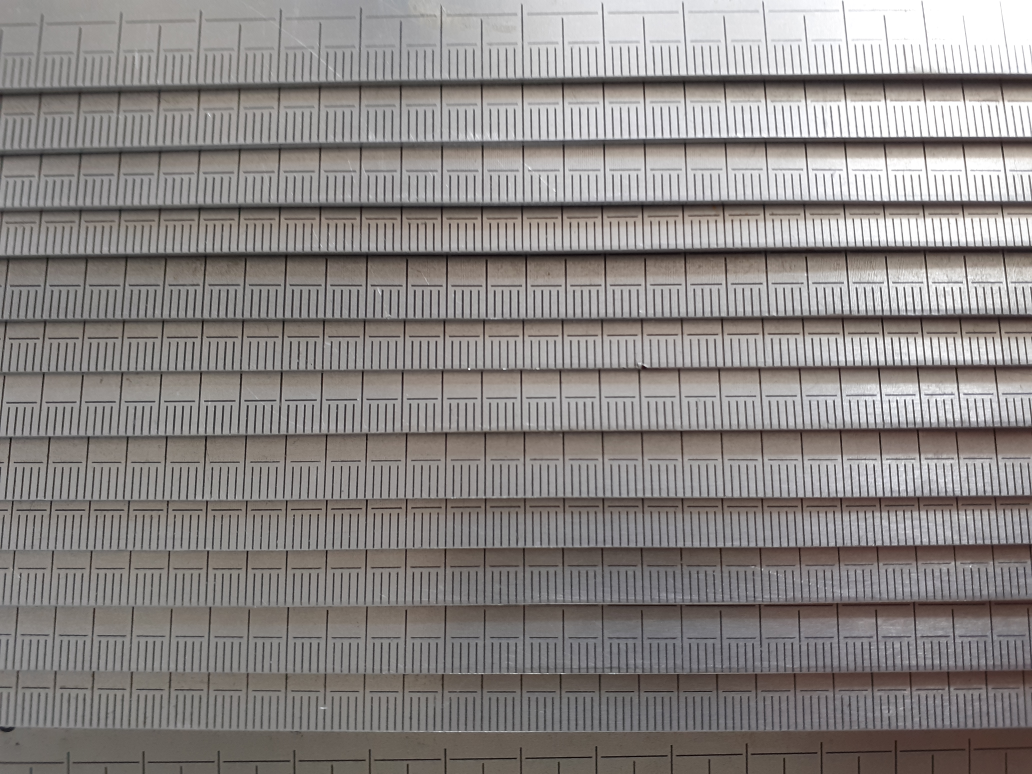
#> input picture im4.jpg, 4128 x 3096 px (shown at 1/4 size)
$ jupyter execute --allow-errors Incertitudes.ipynb   (shell and % lines are left out)
#> lines starting #> are read from the running program, lines starting #| are printed output that depends on the picture
### Mesure des incertitudes des traits d'une règle

première partie importer l'image, la découper et placer les lignes

[cell 1]
import numpy as np
import matplotlib.pyplot as plt
import matplotlib.image as mpimg

def crop(img,lmin,lmax,cmin,cmax):
    return img[lmin:lmax,cmin:cmax,0]


img = mpimg.imread('im4.jpg')
#> img is the input picture: shape (3096, 4128, 3); mean R, G, B 137.9, 133.4, 131.6
plt.figure(figsize=(10,10))
imgcrop = crop(img,1400,5000,1000,2000)
#> in crop, `return img[lmin:lmax,cmin:cmax,0]`:
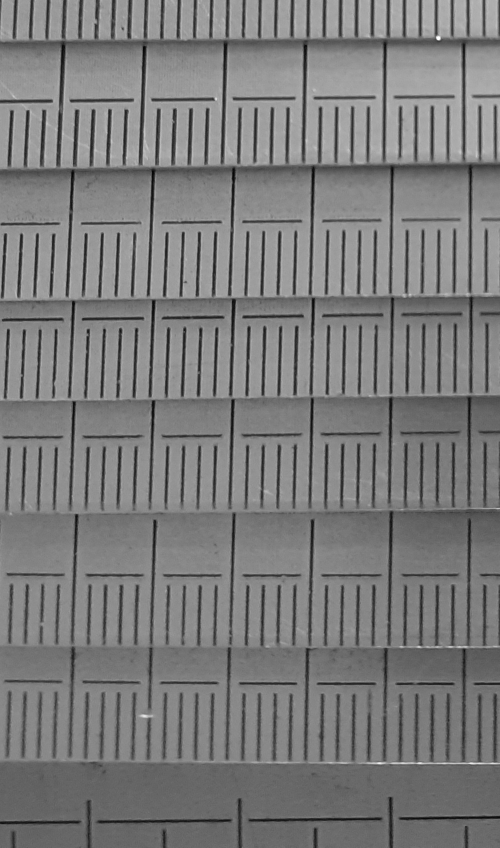
#> returned value: shape (1696, 1000) (shown at 1/2 size); min 1, max 255, mean 123.6
plt.imshow(img[:,:,0])
plt.show()
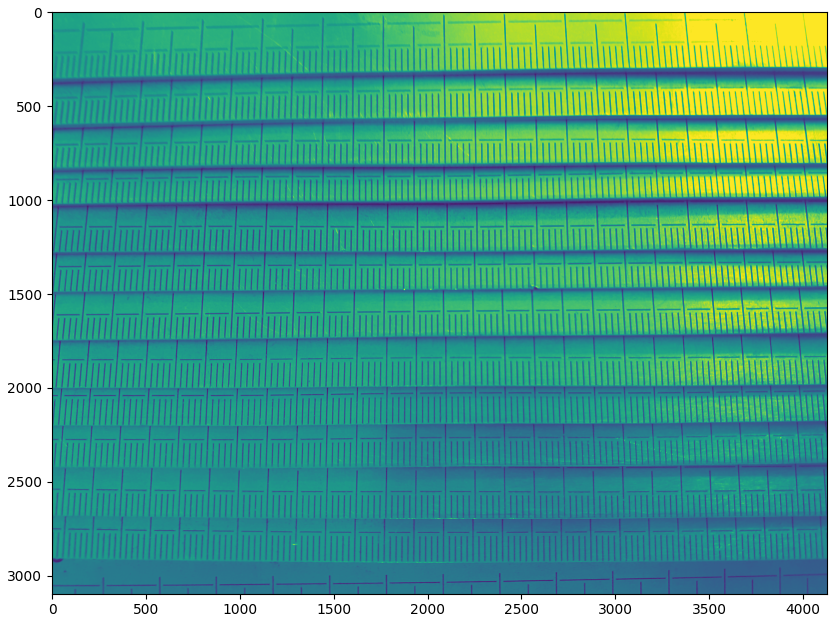
#> figure drawn by matplotlib, 1 panel

plt.figure(figsize=(10,10))
imgcrop = crop(img,500,2500,0,4000)
#> call 2 of crop, with lmin = 500, lmax = 2500, cmin = 0, cmax = 4000
#> in crop (call 2), `return img[lmin:lmax,cmin:cmax,0]`:
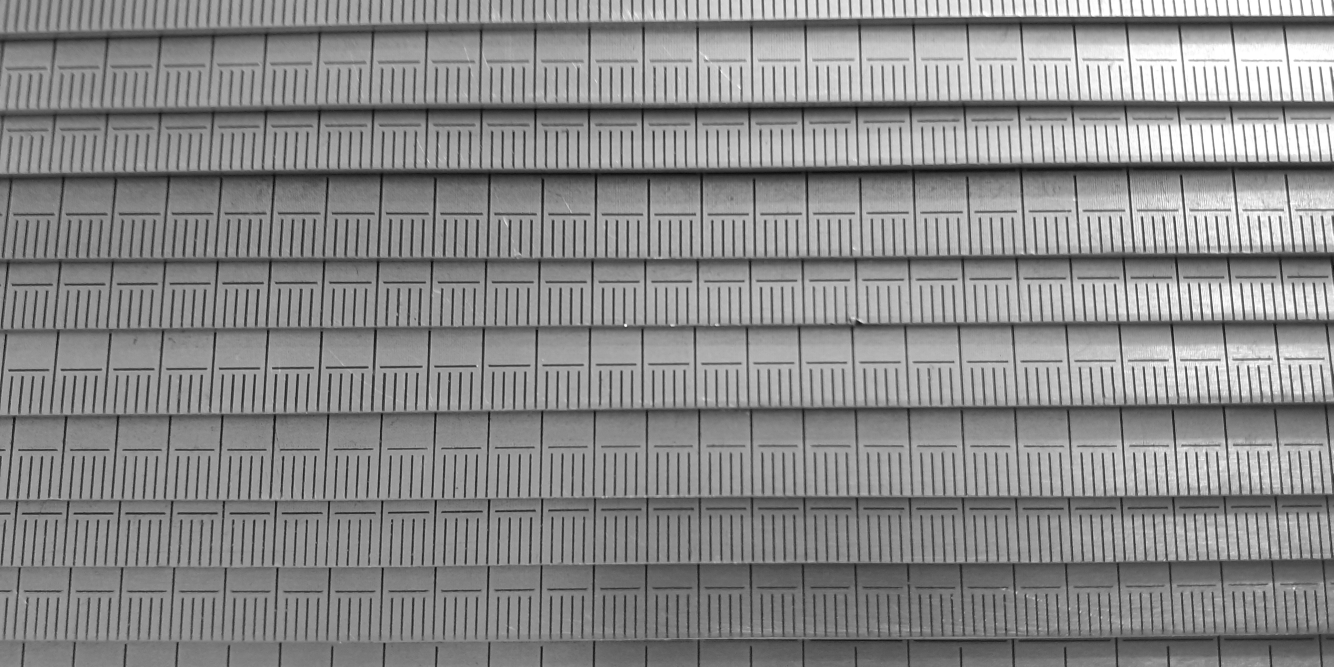
#> returned value: shape (2000, 4000) (shown at 1/3 size); min 1, max 255, mean 137.1
imgcrop = imgcrop.transpose()
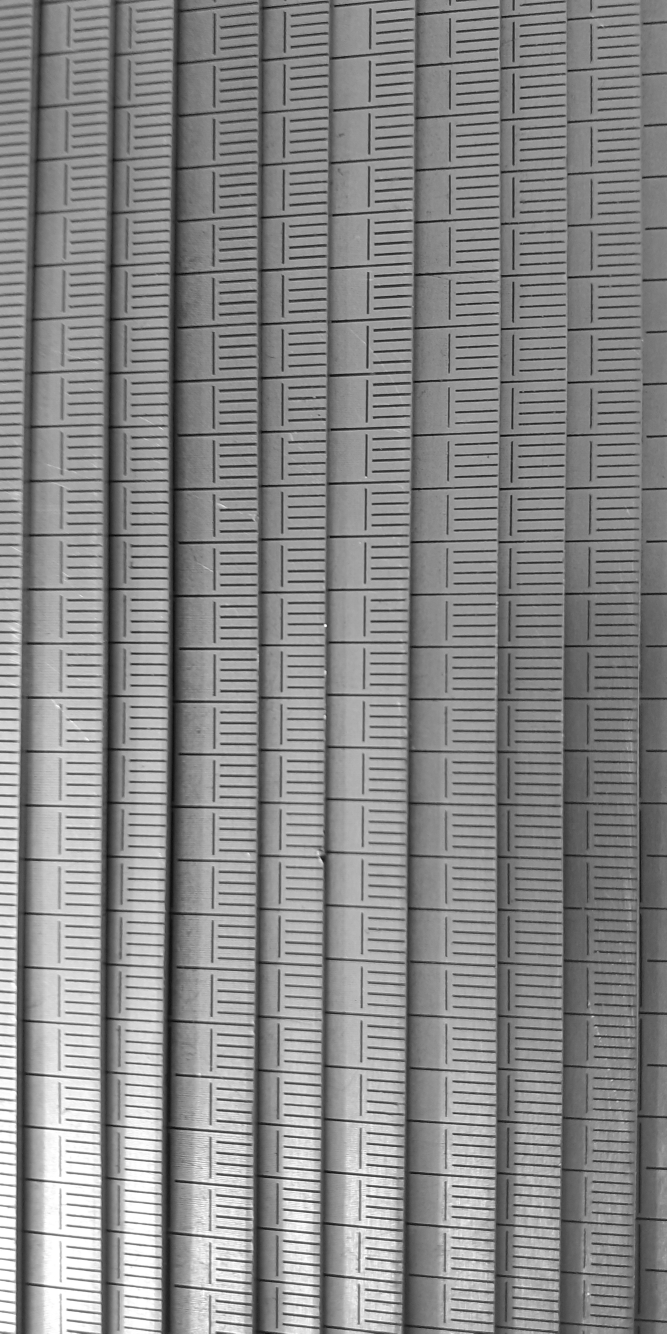
#> imgcrop: shape (4000, 2000) (shown at 1/3 size); min 1, max 255, mean 137.1
plt.imshow(imgcrop)
c1 = 700
c2 = 1150
plt.axvline(c1,color = 'red')
plt.axvline(c2,color = 'blue')
plt.show()
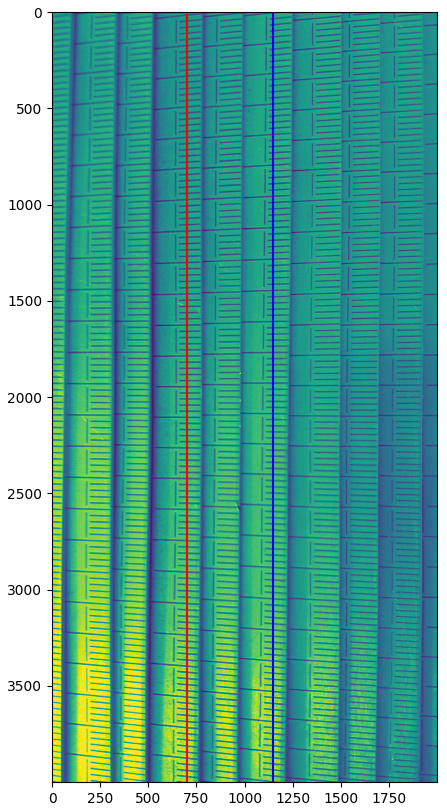
#> figure drawn by matplotlib, 1 panel

[cell 2]
r1 = img[:,c1,0] #rouge
#> r1 = 3096 values, max 191 at index 1717, min 21 at index 3048, mean 128.1
r2 = img[:,c2,0] #bleu
#> r2 = 3096 values, max 181 at index 760, min 21 at index 3044, mean 126.4
r3 = imgcrop[:,c1] #rouge
#> r3 = 4000 values, max 255 at index 3510, min 28 at index 746, mean 152.3
r4 = imgcrop[:,c2] #bleu
#> r4 = 4000 values, max 255 at index 3566, min 29 at index 1118, mean 154.3

def trigger(r, s, f = 1, e = 1, p = 8):
    """
    r : vecteur ou liste
    s : valeur du seuil de déclenchement
    f : front montant 1 (valeur par défaut) front descendand -1
    e : écart en pixel pour passer la valeur seuil
    p : pause en pixel avant le nouveau déclenchement (pour un comportement normal e doit être < à p)
    """
    L=[]
    pause = 0
    r = np.array(r,dtype='int16')#attention à bien convertir uint8 en int16 pour les valeurs négatives
    for i in range(len(r)-p):
        if pause == 0:
            if r[i]*f <= s*f and r[i+e]*f > s*f:
                ind, = np.where(np.abs(r[i:i+p]-s) == np.min(np.abs(r[i:i+p]-s)))
                L.append(i+ind[0])
                pause = p
        else:
            pause-=1
    return L

seuil = 100
r = r4
#> r has the same summary as r4
L = trigger(r,seuil)
#> in trigger, `r = np.array(r,dtype='int16')#attention à bien convertir uint8 en int1..`: r has the same summary as r4 outside trigger
#> the loop in trigger, `for i in range(len(r)-p):` made 3992 passes
#> (ind, pause) on passes 7, 38, 70, 101, 133, 164, 195: ([1], 8), ([0], 8), ([0], 8), ([0], 8), ([0], 8), ([1], 8), ([1], 8)
#> pause on passes 8 to 13: 7, 6, 5, 4, 3, 2
#> after the loop in trigger, `for i in range(len(r)-p):`: L = 125 values from 7 to 3970; ind = [0]; pause = 0
#> L = 125 values from 7 to 3970

plt.figure(figsize=(10,10))
plt.plot(r)
plt.axhline(seuil,color="red")
plt.plot(L,r[L],'+',color="purple")
plt.show()
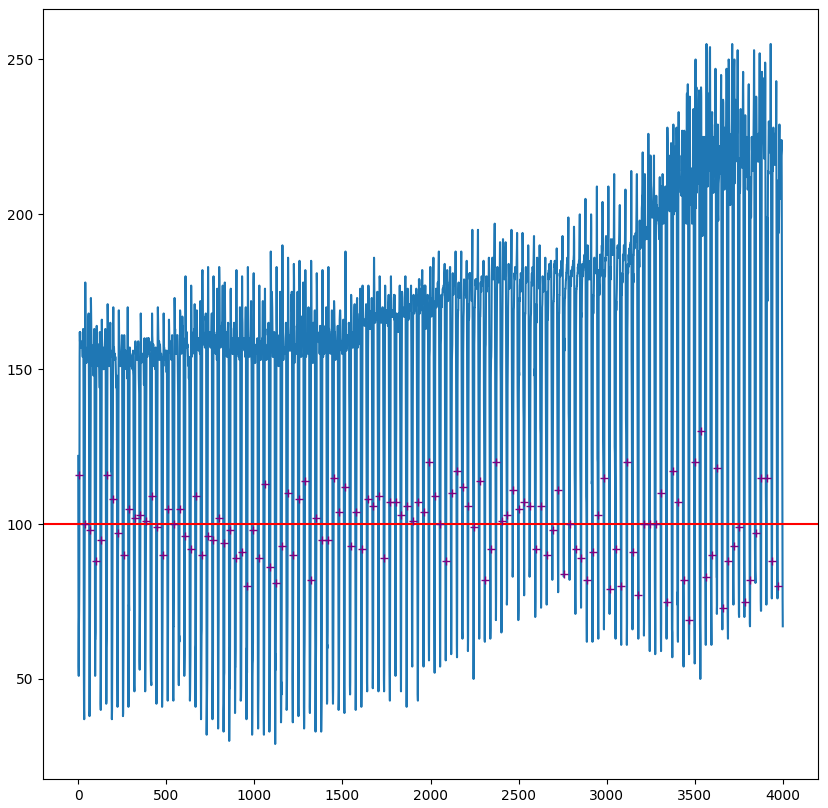
#> figure drawn by matplotlib, 1 panel; curve peaks at x = 3566, y = 255; curve peaks at x = 3533, y = 130


plt.figure(figsize=(10,6))
plt.subplot(1,2,1)
ecarts = np.diff(L)
#> ecarts = 124 values, max 34 at index 84, min 30 at index 0, mean 31.96
plt.hist(ecarts, bins=range(ecarts.min(),ecarts.max()+2), label="Moyenne = {:.1f} px \nÉcart type = {:.1f} px".format(np.mean(np.diff(L)),np.std(np.diff(L))))
plt.legend()
plt.subplot(1,2,2)
plt.plot(np.diff(L),'+')
plt.show()
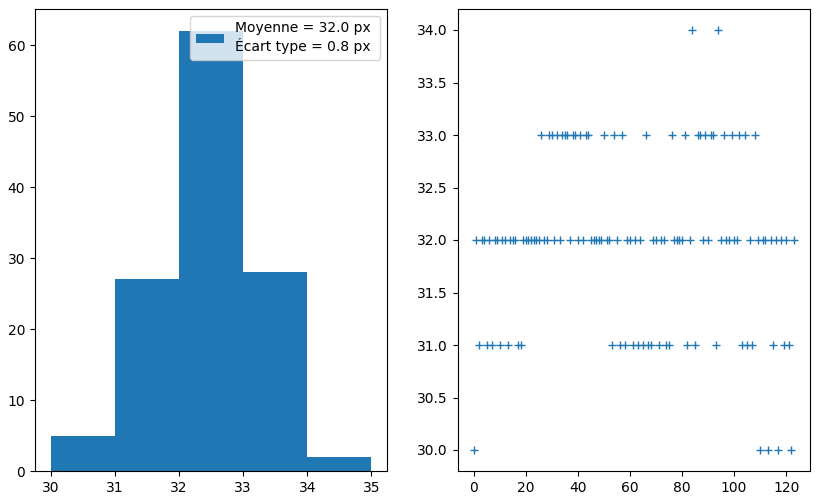
#> figure drawn by matplotlib, 2 panels; panel 1: tallest bar 62 high, from x = 32 to 33; panel 2: curve peaks at x = 84, y = 34

#L2 = L
#L3 = L
#L4 = L
